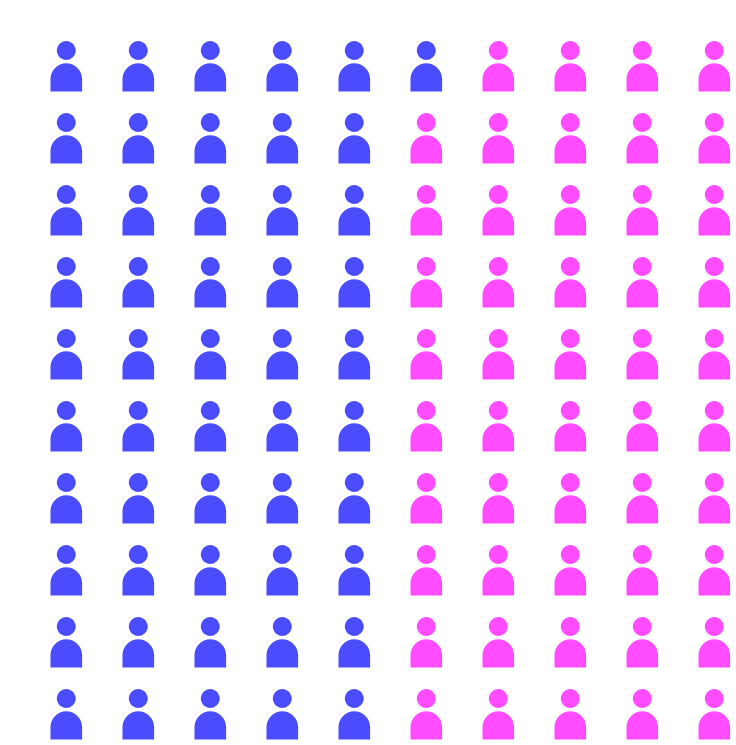

Write a Vega-Lite specification for this figure.
### Vega-Lite specification from a JSON file in a GitHub repository (floating-point values rounded to 4 significant figures)
{"$schema": "https://vega.github.io/schema/vega-lite/v5.json", "config": {"view": {"stroke": ""}, "legend": {"orient": "bottom"}}, "width": 720, "height": 720, "data": {"values": [{"id": 1}, {"id": 2}, {"id": 3}, {"id": 4}, {"id": 5}, {"id": 6}, {"id": 7}, {"id": 8}, {"id": 9}, {"id": 10}, {"id": 11}, {"id": 12}, {"id": 13}, {"id": 14}, {"id": 15}, {"id": 16}, {"id": 17}, {"id": 18}, {"id": 19}, {"id": 20}, {"id": 21}, {"id": 22}, {"id": 23}, {"id": 24}, {"id": 25}, {"id": 26}, {"id": 27}, {"id": 28}, {"id": 29}, {"id": 30}, {"id": 31}, {"id": 32}, {"id": 33}, {"id": 34}, {"id": 35}, {"id": 36}, {"id": 37}, {"id": 38}, {"id": 39}, {"id": 40}, {"id": 41}, {"id": 42}, {"id": 43}, {"id": 44}, {"id": 45}, {"id": 46}, {"id": 47}, {"id": 48}, {"id": 49}, {"id": 50}, {"id": 51}, {"id": 52}, {"id": 53}, {"id": 54}, {"id": 55}, {"id": 56}, {"id": 57}, {"id": 58}, {"id": 59}, {"id": 60}, {"id": 61}, {"id": 62}, {"id": 63}, {"id": 64}, {"id": 65}, {"id": 66}, {"id": 67}, {"id": 68}, {"id": 69}, {"id": 70}, {"id": 71}, {"id": 72}, {"id": 73}, {"id": 74}, {"id": 75}, {"id": 76}, {"id": 77}, {"id": 78}, {"id": 79}, {"id": 80}, {"id": 81}, {"id": 82}, {"id": 83}, {"id": 84}, {"id": 85}, {"id": 86}, {"id": 87}, {"id": 88}, {"id": 89}, {"id": 90}, {"id": 91}, {"id": 92}, {"id": 93}, {"id": 94}, {"id": 95}, {"id": 96}, {"id": 97}, {"id": 98}, {"id": 99}, {"id": 100}]}, "transform": [{"calculate": "ceil (datum.id/10)", "as": "col"}, {"calculate": "datum.id - datum.col*10", "as": "row"}], "layer": [{"mark": {"type": "point", "filled": true}, "encoding": {"x": {"field": "col", "type": "ordinal", "axis": null}, "y": {"field": "row", "type": "ordinal", "axis": null}, "shape": {"value": "M8,0 C6.408,0 5,1.408 5,3 C5,4.591 6.408,6 8,6 C9.592,6 11,4.591 11,3 C11,1.408 9.592,0 8,0 M8,7 C5.239,7 3,9.239 3,12 L3,16 L13,16 L13,12 C13,9.239 10.761,7 8,7"}, "color": {"condition": {"test": "datum.id <= 51", "value": "rgb(0, 0, 255)"}, "value": "rgb(255, 0, 255)"}, "size": {"value": 40}}}]}
